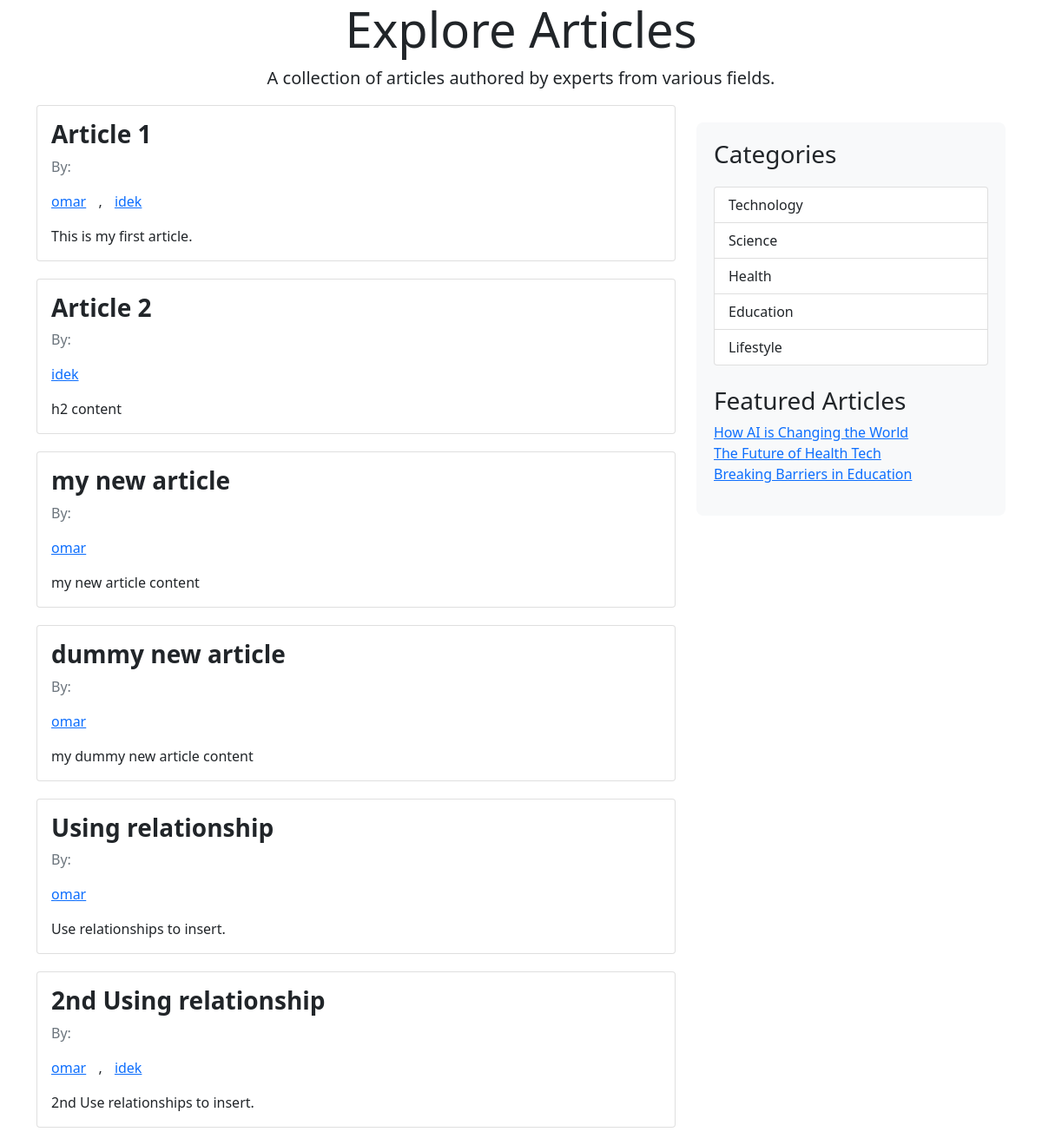
The page / on the database its author committed.
### main.py (models this page shows)
class Article(db.Model):
    __tablename__ = 'article'
    article_id = db.Column(db.Integer, primary_key=True, autoincrement=True)
    title = db.Column(db.String)
    content = db.Column(db.String)
    authors = db.relationship("User", secondary="article_authors")

class User(db.Model):
    __tablename__ = 'user'
    user_id = db.Column(db.Integer, autoincrement=True, primary_key=True)
    username = db.Column(db.String, unique=True)
    email = db.Column(db.String, unique=True)

### main.py (the view)
@app.route("/", methods=["GET", "POST"])
def articles():
    if request.method == "GET":
        articles = Article.query.all()
        return render_template("articles.html", articles=articles)

### templates/articles.html (shortened to what this page needs)
<!DOCTYPE html>
<html lang="en">
  <head>
    <link
      href="https://cdn.jsdelivr.net/npm/bootstrap@5.1.1/dist/css/bootstrap.min.css"
      rel="stylesheet"
    />
  </head>
  <body>
    <div class="container">
      <div class="jumbotron text-center">
        <h1 class="display-4">Explore Articles</h1>
        <p class="lead">
          A collection of articles authored by experts from various fields.
        </p>
      </div>
      <div class="row">
        <div class="col-md-8">
          {% for article in articles %}
          <div class="card article-card">
            <div class="card-body">
              <h2 class="card-title">{{ article.title }}</h2>
              <p class="text-muted">
                By:
                <ul class="author-list">
                  {% for author in article.authors %}
                  <li>
                    <a href='/articles_by/{{ author.username }}'
                      >{{ author.username }}</a
                    >
                  </li>
                  {% if not loop.last %}<li>,</li>{% endif %}
                  {% endfor %}
                </ul>
              </p>
              <p class="card-text">{{ article.content }}</p>
            </div>
          </div>
          {% endfor %}
        </div>
        <div class="col-md-4">
          <div class="sidebar">
            <h3>Categories</h3>
            <ul class="list-group categories">
              <li class="list-group-item">Technology</li>
              <li class="list-group-item">Science</li>
              <li class="list-group-item">Health</li>
              <li class="list-group-item">Education</li>
              <li class="list-group-item">Lifestyle</li>
            </ul>
            <h3 class="mt-4">Featured Articles</h3>
            <ul class="list-unstyled">
              <li><a href="#">How AI is Changing the World</a></li>
              <li><a href="#">The Future of Health Tech</a></li>
              <li><a href="#">Breaking Barriers in Education</a></li>
            </ul>
          </div>
        </div>
      </div>
    </div>
  </body>
</html>

### templates/articles.html (style rules this page uses)
.article-card { margin-bottom: 20px; }
.article-card .card-title { font-size: 1.75rem; font-weight: bold; }
.author-list { list-style: none; padding: 0; }
.author-list li { display: inline; margin-right: 10px; }
.sidebar { background-color: #f8f9fa; padding: 20px; border-radius: 8px; margin-top: 20px; }
.categories { margin-top: 20px; }

### rows shown on the page
Article: title "Article 1", content "This is my first article."
User: username "omar"
User: username "idek"
Article: title "Article 2", content "h2 content"
Article: title "my new article", content "my new article content"
Article: title "dummy new article", content "my dummy new article content"
Article: title "Using relationship", content "Use relationships to insert."
Article: title "2nd Using relationship", content "2nd Use relationships to insert."
